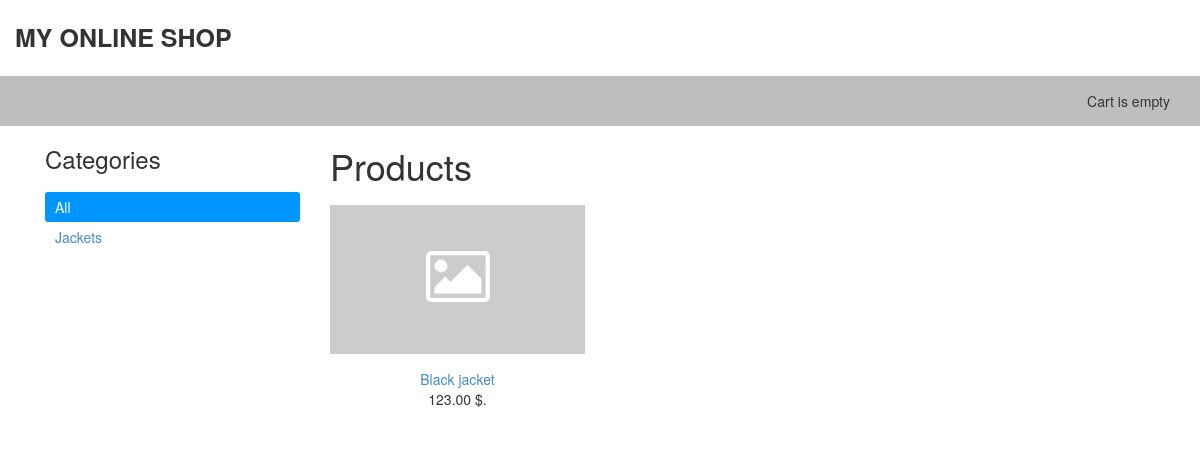
The page / on the database its author committed.
### shop/models.py (models this page shows, shortened)
class Category(models.Model):
    name = models.CharField(max_length=200, db_index=True)
    slug = models.SlugField(max_length=200, db_index=True, unique=True)
    class Meta:
        ordering = ['name']
        verbose_name = 'Category'
        verbose_name_plural = 'Categories'
    def get_absolute_url(self):
        return reverse('shop:ProductListByCategory', args=[self.slug])

class Product(models.Model):
    category = models.ForeignKey(Category, related_name='products', verbose_name="Category", on_delete=models.PROTECT)
    name = models.CharField(max_length=200, db_index=True, verbose_name="Name")
    slug = models.SlugField(max_length=200, db_index=True)
    image = models.ImageField(upload_to='products/%Y/%m/%d/', blank=True, verbose_name="Product image")
    description = models.TextField(blank=True, verbose_name="description")
    price = models.DecimalField(max_digits=10, decimal_places=2, verbose_name="Price")
    stock = models.PositiveIntegerField(verbose_name="In stock")
    available = models.BooleanField(default=True, verbose_name="Available")
    created = models.DateTimeField(auto_now_add=True)
    updated = models.DateTimeField(auto_now=True)
    class Meta:
        ordering = ['name']
        index_together = [
            ['id', 'slug']
        ]
    def get_absolute_url(self):
          return reverse('shop:ProductDetail', args=[self.id, self.slug])

### shop/views.py (the view)
# urls.py: url(r'^(?P<category_slug>[-\w]+)/$', views.ProductList, name='ProductListByCategory'),
def ProductList(request, category_slug=None):
    category = None
    categories = Category.objects.all()
    products = Product.objects.filter(available=True)
    if category_slug:
        category = get_object_or_404(Category, slug=category_slug)
        products = products.filter(category=category)
    return render(request, 'shop/product/list.html', {
        'category': category,
        'categories': categories,
        'products': products
    })

### cart/cart.py (called while the page is built)
    def __len__(self):
        return sum(item['quantity'] for item in self.cart.values())

### cart/context_processors.py (called while the page is built)
def cart(request):
    return {'cart': Cart(request)}

### shop/templates/shop/product/list.html (shortened to what this page needs)
{% extends 'shop/base.html' %}
{% load static %}
{% block content %}
  <div id="sidebar" class="col-sm-3">
    <h3>Categories</h3>
    <ul>
      <li {% if not category %} class="selected" {% endif %}>
        <a href="{% url "shop:ProductList" %}">All</a>
      </li>
      {% for cat in categories %}
        <li {% if category.slug == cat.slug %} class="selected" {% endif %}>
          <a href="{{ cat.get_absolute_url }}">{{ cat.name }}</a>
        </li>
      {% endfor %}
    </ul>
  </div>
  <div id="main" class="product_list col-sm-9">
    <h1>{% if category %}{{ category.name }}{% else %}Products{% endif %}</h1>
    <div class="items row">
      {% for product in products %}
        <div class="item col-sm-4">
          <a href="{{ product.get_absolute_url }}">
            <img src="{% if product.image %}{{ product.image.url }}{% else %}{% static "img/no-image.jpg"%}{% endif %}" class="img-responsive">
          </a>
          <a href="{{ product.get_absolute_url }}">{{ product.name }}</a><br>
          {{ product.price }} $.
        </div>
      {% endfor %}
    </div>
  </div>
{% endblock %}

### static/css/style.css (style rules this page uses)
#sidebar ul { list-style: none; margin: 0; padding: 0; margin-top: 20px; }
#sidebar ul li { padding: 5px 10px; }
#sidebar ul li.selected { background: #0095ff; color: white; border-radius: 3px; }
#sidebar ul li.selected a { color: white; }
.items { margin-top: 20px; }
.item { text-align: center; margin-bottom: 30px; }
.item a img { margin-bottom: 15px; }

### rows shown on the page
Category: name "Jackets"
Product: name "Black jacket", price "123.00"
